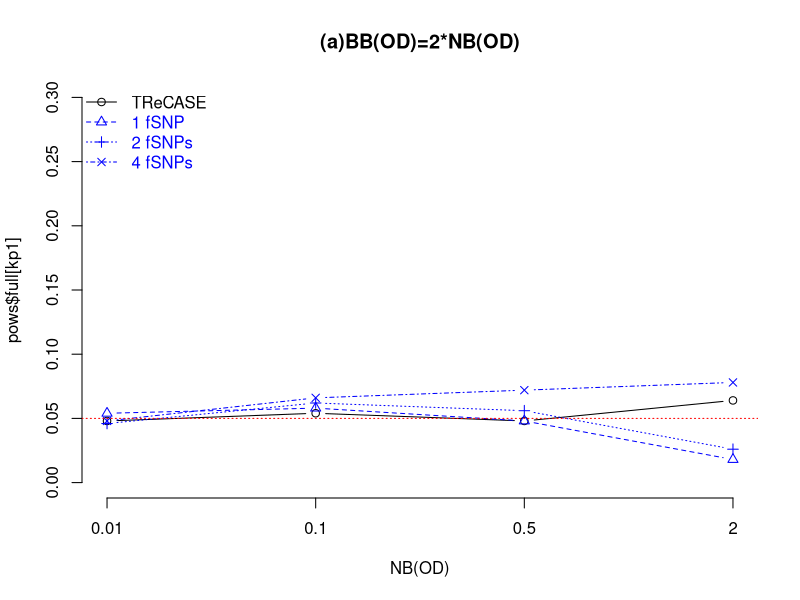

Here is the R script that generated this plot:

#workdir = "/pine/scr/z/h/zhabotyn/R01/2019_03_20"
#workdir = "C:/research/R01/reqtl/2019_03_20/sim_ex/snp4/"
setwd(workdir)

res = read.csv("figure4a_summary.csv")
pars = res[,1:5]
pows = res[,6:7]
fule = res[,8:10]
shoe = res[,11:13]


cols = c("black", rep("blue", 3))
kp1 = pars$nsnpi == 1
kp2 = pars$nsnpi == 2
kp3 = pars$nsnpi == 4
x0 = 1:4
x = pars$NBod[kp1]

png("Figure4a.png", height=4, width=4, res=300, units="in")
plot(x0, pows$full[kp1], ylim=c(0,.3), type="b", 
main="(a)BB(OD)=2*NB(OD)", xlab="NB(OD)", bty="n", xaxt="n")
legend("topleft", legend=c("TReCASE", "1 fSNP", "2 fSNPs", "4 fSNPs"), 
bty="n", text.col=cols, col=cols, lty=1:4, pch=1:4,)

axis(1, at=x0, labels=x)

lines(x0, pows$short[kp1], type="b", lty=2, pch=2, col="blue")
lines(x0, pows$short[kp2], type="b", lty=3, pch=3, col="blue")
lines(x0, pows$short[kp3], type="b", lty=4, pch=4, col="blue")
abline(h=0.05, col="red", lty=3)

dev.off()
